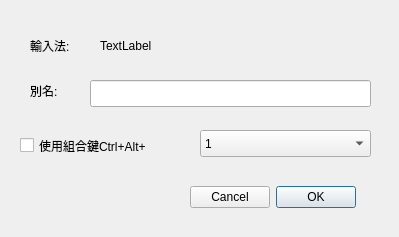
<?xml version="1.0" encoding="UTF-8"?>
<ui version="4.0">
 <class>commonsettingDialog</class>
 <widget class="QDialog" name="commonsettingDialog">
  <property name="geometry">
   <rect>
    <x>0</x>
    <y>0</y>
    <width>399</width>
    <height>237</height>
   </rect>
  </property>
  <property name="windowTitle">
   <string>輸入法通用設定</string>
  </property>
  <widget class="QLabel" name="label">
   <property name="geometry">
    <rect>
     <x>30</x>
     <y>30</y>
     <width>61</width>
     <height>31</height>
    </rect>
   </property>
   <property name="text">
    <string>輸入法:</string>
   </property>
  </widget>
  <widget class="QLabel" name="IMNameLabel">
   <property name="geometry">
    <rect>
     <x>100</x>
     <y>30</y>
     <width>271</width>
     <height>31</height>
    </rect>
   </property>
   <property name="text">
    <string>TextLabel</string>
   </property>
  </widget>
  <widget class="QLabel" name="label_3">
   <property name="geometry">
    <rect>
     <x>30</x>
     <y>80</y>
     <width>63</width>
     <height>21</height>
    </rect>
   </property>
   <property name="text">
    <string>別名:</string>
   </property>
  </widget>
  <widget class="QLineEdit" name="AliasNameEdit">
   <property name="geometry">
    <rect>
     <x>90</x>
     <y>80</y>
     <width>281</width>
     <height>27</height>
    </rect>
   </property>
  </widget>
  <widget class="QCheckBox" name="checkBox">
   <property name="geometry">
    <rect>
     <x>20</x>
     <y>130</y>
     <width>171</width>
     <height>31</height>
    </rect>
   </property>
   <property name="text">
    <string>使用組合鍵Ctrl+Alt+</string>
   </property>
  </widget>
  <widget class="QComboBox" name="comboBox">
   <property name="geometry">
    <rect>
     <x>200</x>
     <y>130</y>
     <width>171</width>
     <height>27</height>
    </rect>
   </property>
   <item>
    <property name="text">
     <string>1</string>
    </property>
   </item>
   <item>
    <property name="text">
     <string>2</string>
    </property>
   </item>
   <item>
    <property name="text">
     <string>3</string>
    </property>
   </item>
   <item>
    <property name="text">
     <string>4</string>
    </property>
   </item>
   <item>
    <property name="text">
     <string>5</string>
    </property>
   </item>
   <item>
    <property name="text">
     <string>6</string>
    </property>
   </item>
   <item>
    <property name="text">
     <string>7</string>
    </property>
   </item>
   <item>
    <property name="text">
     <string>8</string>
    </property>
   </item>
   <item>
    <property name="text">
     <string>9</string>
    </property>
   </item>
   <item>
    <property name="text">
     <string>0</string>
    </property>
   </item>
  </widget>
  <widget class="QDialogButtonBox" name="buttonBox">
   <property name="geometry">
    <rect>
     <x>190</x>
     <y>180</y>
     <width>181</width>
     <height>34</height>
    </rect>
   </property>
   <property name="sizePolicy">
    <sizepolicy hsizetype="Expanding" vsizetype="Fixed">
     <horstretch>0</horstretch>
     <verstretch>0</verstretch>
    </sizepolicy>
   </property>
   <property name="layoutDirection">
    <enum>Qt::RightToLeft</enum>
   </property>
   <property name="standardButtons">
    <set>QDialogButtonBox::Cancel|QDialogButtonBox::Ok</set>
   </property>
   <property name="centerButtons">
    <bool>false</bool>
   </property>
  </widget>
 </widget>
 <resources/>
 <connections>
  <connection>
   <sender>buttonBox</sender>
   <signal>rejected()</signal>
   <receiver>commonsettingDialog</receiver>
   <slot>reject()</slot>
   <hints>
    <hint type="sourcelabel">
     <x>340</x>
     <y>201</y>
    </hint>
    <hint type="destinationlabel">
     <x>148</x>
     <y>202</y>
    </hint>
   </hints>
  </connection>
  <connection>
   <sender>checkBox</sender>
   <signal>stateChanged(int)</signal>
   <receiver>commonsettingDialog</receiver>
   <slot>combobox_enable()</slot>
   <hints>
    <hint type="sourcelabel">
     <x>104</x>
     <y>147</y>
    </hint>
    <hint type="destinationlabel">
     <x>99</x>
     <y>172</y>
    </hint>
   </hints>
  </connection>
  <connection>
   <sender>buttonBox</sender>
   <signal>accepted()</signal>
   <receiver>commonsettingDialog</receiver>
   <slot>accept()</slot>
   <hints>
    <hint type="sourcelabel">
     <x>227</x>
     <y>195</y>
    </hint>
    <hint type="destinationlabel">
     <x>181</x>
     <y>195</y>
    </hint>
   </hints>
  </connection>
 </connections>
 <slots>
  <slot>combobox_enable()</slot>
 </slots>
</ui>
